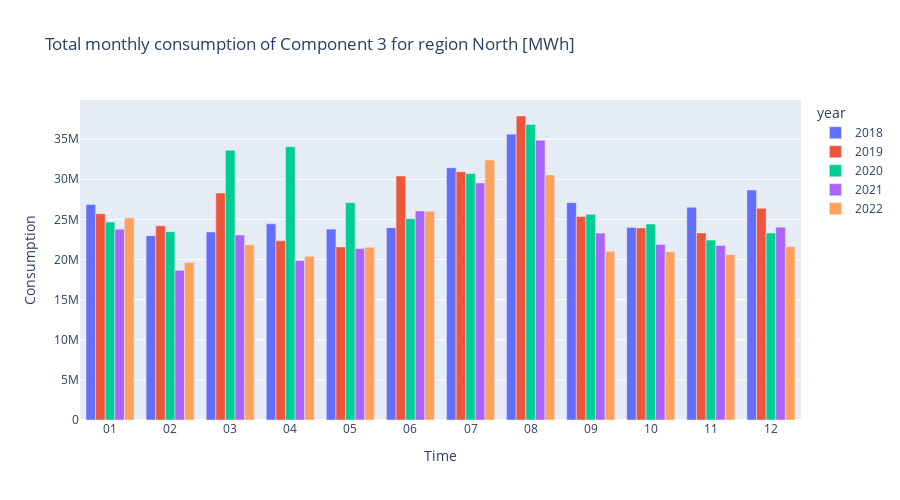

Notebook source saved alongside this figure:
### Code cell
component = 'Component 3'
# region = 'North'

fig = px.bar(
    month_df.groupby(['year', 'month'], as_index=False)[component].sum(),
    x = 'month',
    y = component,
    color='year',
    title = f'Total monthly consumption of {component} for region {region} [MWh]',
    height = 500,
    barmode='group'
)

fig.update_xaxes(title_text='Time')
fig.update_yaxes(title_text='Consumption')
fig.show()

### Figure 1 — Plotly figure (JSON) as saved in the notebook; plotly's stock layout.template omitted (floating-point values rounded to 4 significant figures)
{"data": [{"alignmentgroup": "True", "hovertemplate": "year=2018<br>month=%{x}<br>Component 3=%{y}<extra></extra>", "legendgroup": "2018", "marker": {"color": "#636efa", "pattern": {"shape": ""}}, "name": "2018", "offsetgroup": "2018", "orientation": "v", "showlegend": true, "textposition": "auto", "type": "bar", "x": ["01", "02", "03", "04", "05", "06", "07", "08", "09", "10", "11", "12"], "xaxis": "x", "y": [26860000.0, 22970000.0, 23430000.0, 24440000.0, 23790000.0, 23970000.0, 31440000.0, 35620000.0, 27090000.0, 23990000.0, 26520000.0, 28660000.0], "yaxis": "y"}, {"alignmentgroup": "True", "hovertemplate": "year=2019<br>month=%{x}<br>Component 3=%{y}<extra></extra>", "legendgroup": "2019", "marker": {"color": "#EF553B", "pattern": {"shape": ""}}, "name": "2019", "offsetgroup": "2019", "orientation": "v", "showlegend": true, "textposition": "auto", "type": "bar", "x": ["01", "02", "03", "04", "05", "06", "07", "08", "09", "10", "11", "12"], "xaxis": "x", "y": [25710000.0, 24200000.0, 28280000.0, 22330000.0, 21570000.0, 30400000.0, 30930000.0, 37890000.0, 25350000.0, 23940000.0, 23310000.0, 26390000.0], "yaxis": "y"}, {"alignmentgroup": "True", "hovertemplate": "year=2020<br>month=%{x}<br>Component 3=%{y}<extra></extra>", "legendgroup": "2020", "marker": {"color": "#00cc96", "pattern": {"shape": ""}}, "name": "2020", "offsetgroup": "2020", "orientation": "v", "showlegend": true, "textposition": "auto", "type": "bar", "x": ["01", "02", "03", "04", "05", "06", "07", "08", "09", "10", "11", "12"], "xaxis": "x", "y": [24670000.0, 23470000.0, 33620000.0, 34060000.0, 27080000.0, 25090000.0, 30720000.0, 36830000.0, 25640000.0, 24410000.0, 22420000.0, 23300000.0], "yaxis": "y"}, {"alignmentgroup": "True", "hovertemplate": "year=2021<br>month=%{x}<br>Component 3=%{y}<extra></extra>", "legendgroup": "2021", "marker": {"color": "#ab63fa", "pattern": {"shape": ""}}, "name": "2021", "offsetgroup": "2021", "orientation": "v", "showlegend": true, "textposition": "auto", "type": "bar", "x": ["01", "02", "03", "04", "05", "06", "07", "08", "09", "10", "11", "12"], "xaxis": "x", "y": [23780000.0, 18650000.0, 23050000.0, 19870000.0, 21360000.0, 26060000.0, 29540000.0, 34860000.0, 23300000.0, 21890000.0, 21750000.0, 24030000.0], "yaxis": "y"}, {"alignmentgroup": "True", "hovertemplate": "year=2022<br>month=%{x}<br>Component 3=%{y}<extra></extra>", "legendgroup": "2022", "marker": {"color": "#FFA15A", "pattern": {"shape": ""}}, "name": "2022", "offsetgroup": "2022", "orientation": "v", "showlegend": true, "textposition": "auto", "type": "bar", "x": ["01", "02", "03", "04", "05", "06", "07", "08", "09", "10", "11", "12"], "xaxis": "x", "y": [25190000.0, 19620000.0, 21860000.0, 20420000.0, 21520000.0, 26020000.0, 32390000.0, 30550000.0, 21030000.0, 20980000.0, 20640000.0, 21620000.0], "yaxis": "y"}], "layout": {"barmode": "group", "height": 500, "legend": {"title": {"text": "year"}, "tracegroupgap": 0}, "title": {"text": "Total monthly consumption of Component 3 for region North [MWh]"}, "xaxis": {"anchor": "y", "domain": [0, 1], "title": {"text": "Time"}}, "yaxis": {"anchor": "x", "domain": [0, 1], "title": {"text": "Consumption"}}}}
